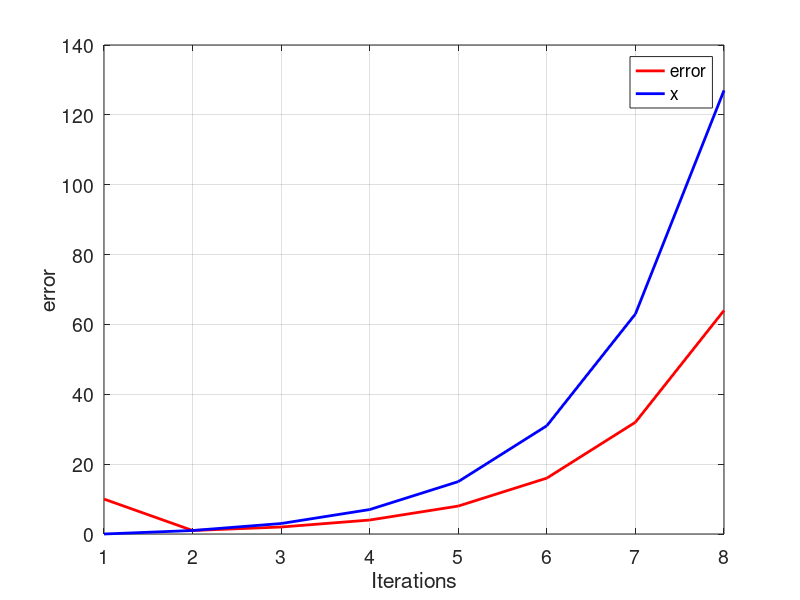

Here is the MATLAB script that generated this plot:
vi=0
i=1
e(i)=10

while(e(i)>0.001)
        if(i ==1)
        x(i)=vi;
    end
 
     
    fx= 3/(x(i)+1)
    fpx= -3/((x(i)+1)^2)
    
     x(i+1)= (x(i))-(fx / fpx)
    i= i+1;
   
    
    e(i)=abs(x(i-1)-x(i));
    
    if(e(i) > 50);
        break;
    end
end
tamanio = size(e);
ite = 1:1:tamanio(2);
figure('DefaultAxesFontsize', 14)
set (gcf , 'color', 'white');
plot(ite,e,'color',[1 0 0], 'LineWidth',2)
grid on
hold on
plot(ite,x,'color',[0 0 1], 'LineWidth',2)
xlabel('Iterations')
ylabel('error')
legend ('error','x')